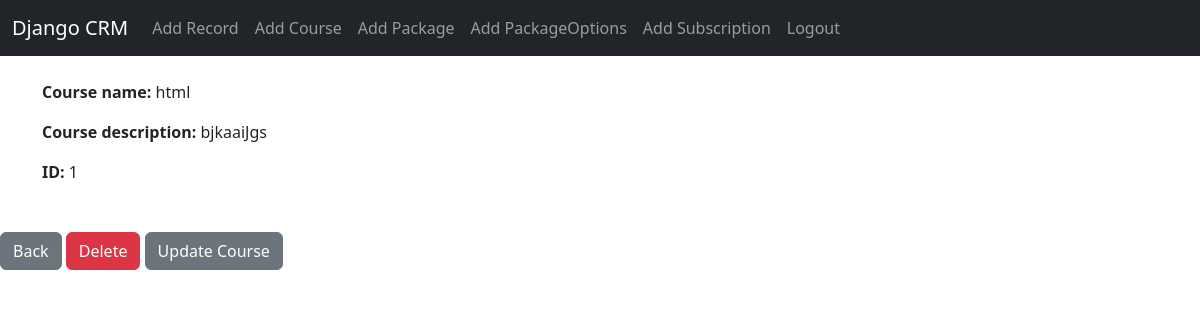
The app's page /course/1 (signed in) with its own data.
### website/models.py (models this page shows, shortened)
class Course(models.Model):
	coursename = models.CharField(max_length=45)
	coursedescription = models.CharField(max_length=250)

### website/views.py (the view)
# urls.py: path('course/<int:pk>', views.customer_course, name='course'),
def customer_course(request, pk):
	if request.user.is_authenticated:
		customer_course = Course.objects.get(id=pk)
		return render(request, 'course.html', {'customer_course':customer_course})
	else:
		messages.success(request, "You Must Be Logged In To View That Page...")
		return redirect('home')

### website/templates/course.html (shortened to what this page needs)
{% extends 'base.html' %}
{% block content %}
<p class="card-text">
<strong>Course name: </strong>{{ customer_course.coursename }}</p>
<p class="card-text">
<strong>Course description: </strong>{{ customer_course.coursedescription }}
</p>
<p class="card-text">
<strong>ID: </strong>{{ customer_course.id }}</p>
  </div>
<br/><br/>
<a href="{% url 'home' %}" class="btn btn-secondary">Back</a>
<a href="{% url 'delete_course' customer_course.id %}" class="btn btn-danger">Delete</a>
<a href="{% url 'update_course' customer_course.id %}" class="btn btn-secondary">Update Course</a>
{% endblock %}

### records on screen
Course: coursename "html", coursedescription "bjkaaiJgs", id "1"
